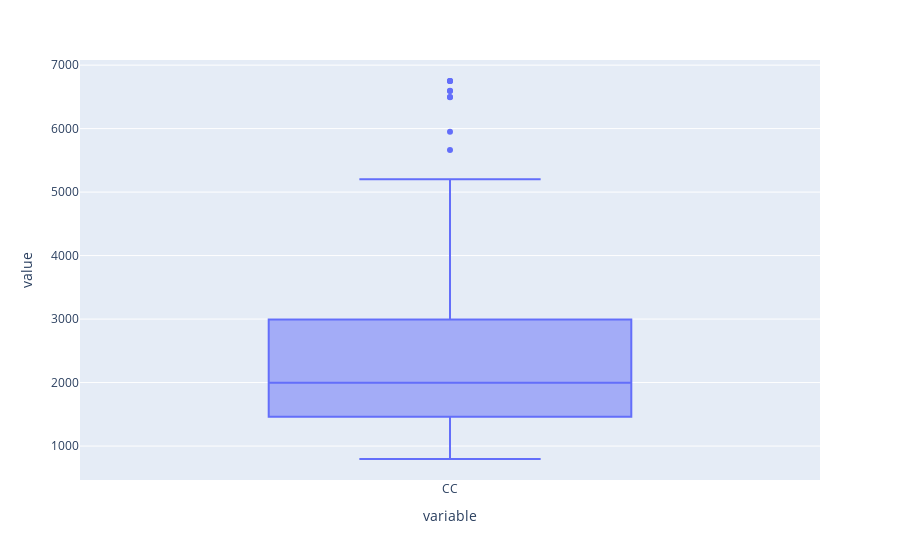

Notebook source saved alongside this figure:
### Code cell
px.box(cars['CC'])

### Figure 1 — Plotly figure (JSON) as saved in the notebook; plotly's stock layout.template omitted (floating-point values rounded to 4 significant figures; data arrays with more than 128 entries replaced by an {"elided": "..."} marker saying what was removed)
{"data": [{"alignmentgroup": "True", "hovertemplate": "variable=%{x}<br>value=%{y}<extra></extra>", "legendgroup": "", "marker": {"color": "#636efa"}, "name": "", "notched": false, "offsetgroup": "", "orientation": "v", "showlegend": false, "type": "box", "x": {"elided": "189 str values"}, "x0": " ", "xaxis": "x", "y": {"elided": "189 int values"}, "y0": " ", "yaxis": "y"}], "layout": {"boxmode": "group", "legend": {"tracegroupgap": 0}, "margin": {"t": 60}, "xaxis": {"anchor": "y", "domain": [0, 1], "title": {"text": "variable"}}, "yaxis": {"anchor": "x", "domain": [0, 1], "title": {"text": "value"}}}}
